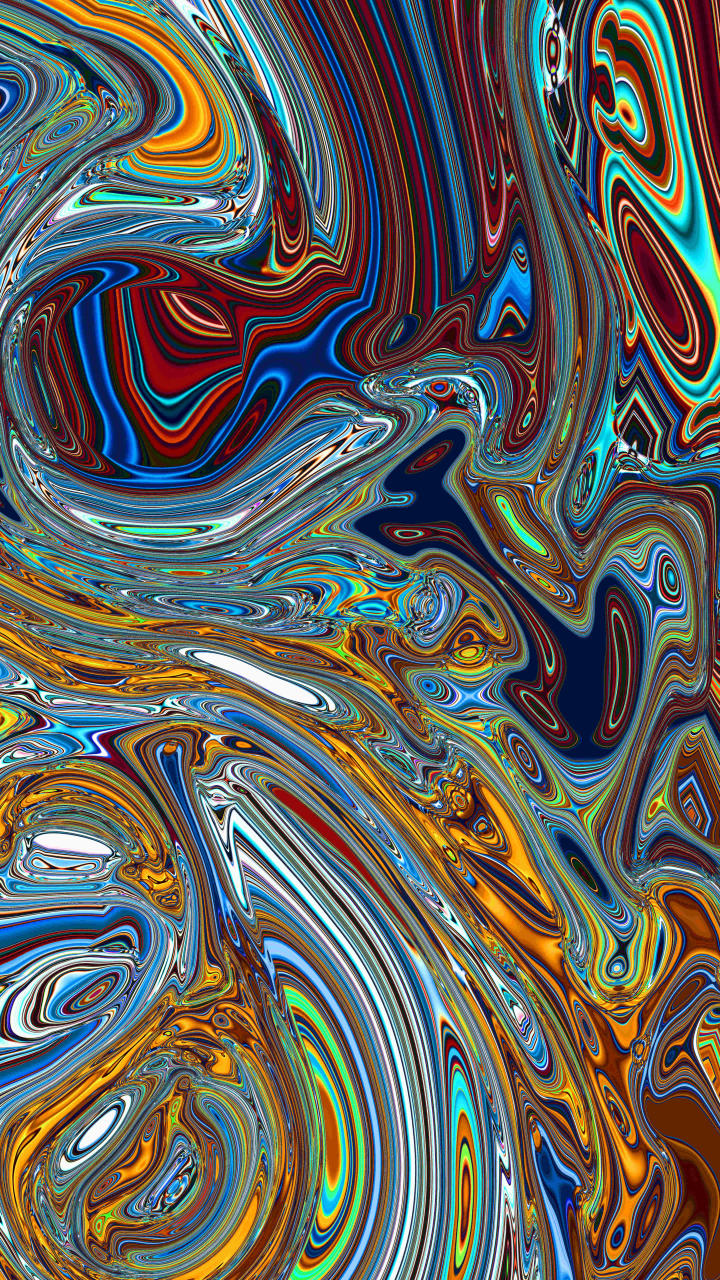
#> input picture assets/1.jpg, 4320 x 7680 px (shown at 1/6 size); its folder holds only this picture in this run
$ python image_processor.py
#> lines starting #> are read from the running program, lines starting #| are printed output that depends on the picture; after the words box and inside, x2 and y2 are one past the last pixel; in counts of white or black regions, pixels touching at a corner belong together
#!/usr/bin/env python3
import os
import math
import random
from datetime import datetime, timezone
from pathlib import Path
from PIL import Image, ImageDraw

TARGET_WIDTH = 1600  # github banner width is 1600px
TARGET_HEIGHT = 400  # github banner height is 400px


def scale_to_cover(img, target_width, target_height):
    """Resizes an image to cover target dimensions while preserving aspect ratio."""
    src_width, src_height = img.size
    scale_w = target_width / src_width
    scale_h = target_height / src_height
    scale = max(scale_w, scale_h)

    new_width = int(round(src_width * scale))
    new_height = int(round(src_height * scale))
    return img.resize((new_width, new_height), Image.Resampling.LANCZOS)


# [8 lines left out: function center_crop, not called in this run]


ASSET_EXTENSIONS = {".jpg", ".jpeg", ".png", ".gif", ".bmp", ".webp"}


def _pick_image(seed):
    """Pick a random image from assets/ using the daily seed."""
    assets_dir = Path("assets")
    candidates = sorted(
        f for f in assets_dir.iterdir() if f.suffix.lower() in ASSET_EXTENSIONS
    )
    if not candidates:
        return None
    rng = random.Random(seed)
    return rng.choice(candidates)


def displace_image(img, seed):
    """
    Applies the displaced dot pattern filter.

    Darker pixels undergo maximum displacement; white pixels remain stationary.
    A daily-rotating angle changes the displacement direction once a day.
    """
    random.seed(seed)

    width, height = img.size

    gray_img = img.convert("L")
    pixels = gray_img.load()

    out_img = Image.new("L", (width, height), 0)
    draw = ImageDraw.Draw(out_img)

    step_size = 10
    block_size = 8

    angle = random.uniform(0, 2 * math.pi)
    displacement_strength = -120.0

    cos_a = math.cos(angle)
    sin_a = math.sin(angle)

    for y in range(0, height, step_size):
        for x in range(0, width, step_size):
            b = pixels[x, y] / 255.0

            offset = displacement_strength * (1.0 - b)

            new_x = (x + cos_a * offset) % width
            new_y = (y + sin_a * offset) % height

            block_color = int(b * 255)
            r = block_size / 2.0
            draw.ellipse([new_x - r, new_y - r, new_x + r, new_y + r], fill=block_color)

    return out_img


def halftone_image(img, seed):
    """
    Converts an image to a retro binary halftone dot pattern.

    Dot size varies with brightness — darker regions produce larger dots,
    lighter regions produce smaller dots (or none). The output is pure
    monochrome (black ink on white paper), giving a classic print halftone
    / newspaper / risograph aesthetic that pairs naturally with ASCII art.
    """
    random.seed(seed)

    width, height = img.size

    gray = img.convert("L")

    # Contrast stretch for punchier halftone separation
    px = list(gray.getdata())
    lo, hi = min(px), max(px)
    if hi > lo:
        gray = gray.point(lambda p: int((p - lo) * 255.0 / (hi - lo)))

    pixels = gray.load()

    out = Image.new("L", (width, height), 255)
    draw = ImageDraw.Draw(out)

    curve_bias = random.uniform(-0.05, 0.05)
    dot_gain = random.uniform(0.95, 1.05)

    cell_size = 12
    half_cell = cell_size / 2.0

    for y in range(0, height, cell_size):
        for x in range(0, width, cell_size):
            sx = min(x + int(half_cell), width - 1)
            sy = min(y + int(half_cell), height - 1)
            b = pixels[sx, sy] / 255.0

            b = max(0.0, min(1.0, b + curve_bias))
            radius = half_cell * (1.0 - b) * dot_gain

            if radius > 0.4:
                cx = x + half_cell
                cy = y + half_cell
                draw.ellipse(
                    [cx - radius, cy - radius, cx + radius, cy + radius], fill=0
                )

    return out


def main():
    today_str = datetime.now(timezone.utc).strftime("%Y%m%d")
    seed = int(today_str)

    output_dir = Path(".workflows")
    output_image_path = output_dir / "daily_art.png"

    img_path = _pick_image(seed)
    if img_path is None:
        print("Error: No image files found in assets/")
        return

    print(f"Processing {img_path.name} (seed: {seed})...")
    try:
        with Image.open(img_path) as img:
#> img is the input picture: PIL image 4320x7680 RGB; mean R, G, B 96.3, 96.6, 90.8
            output_dir.mkdir(exist_ok=True)

            # 1. Rotate portrait → landscape
            if img.height > img.width:
                img = img.rotate(90, expand=True, resample=Image.Resampling.LANCZOS)
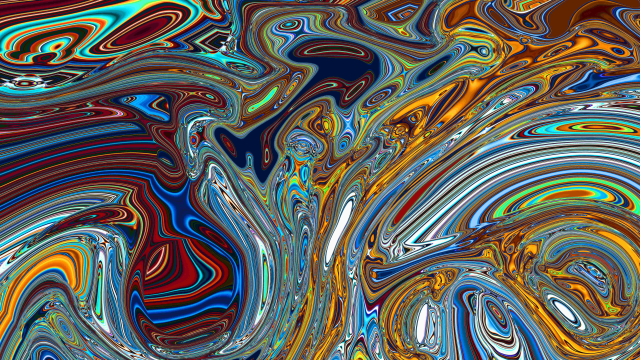
#> img: PIL image 7680x4320 RGB (shown at 1/12 size); mean R, G, B 96.3, 96.6, 90.8

            # 2. Scale up for roaming crop room (3x target size)
            img = scale_to_cover(img, TARGET_WIDTH * 3, TARGET_HEIGHT * 3)

            # 3. Apply both filters at full intermediate size
            halftone = halftone_image(img, seed)
#> in halftone_image, `gray = img.convert("L")`:
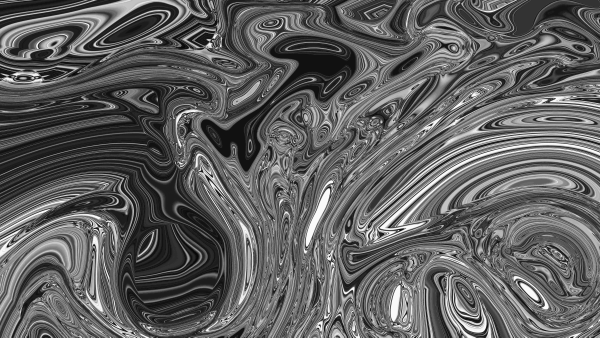
#> gray: PIL image 4800x2700 L (shown at 1/8 size); min 0, max 255, mean 95.9
#> in halftone_image, `px = list(gray.getdata())`: px = 12960000 items
#> in halftone_image, `lo, hi = min(px), max(px)`: lo = 0; hi = 255
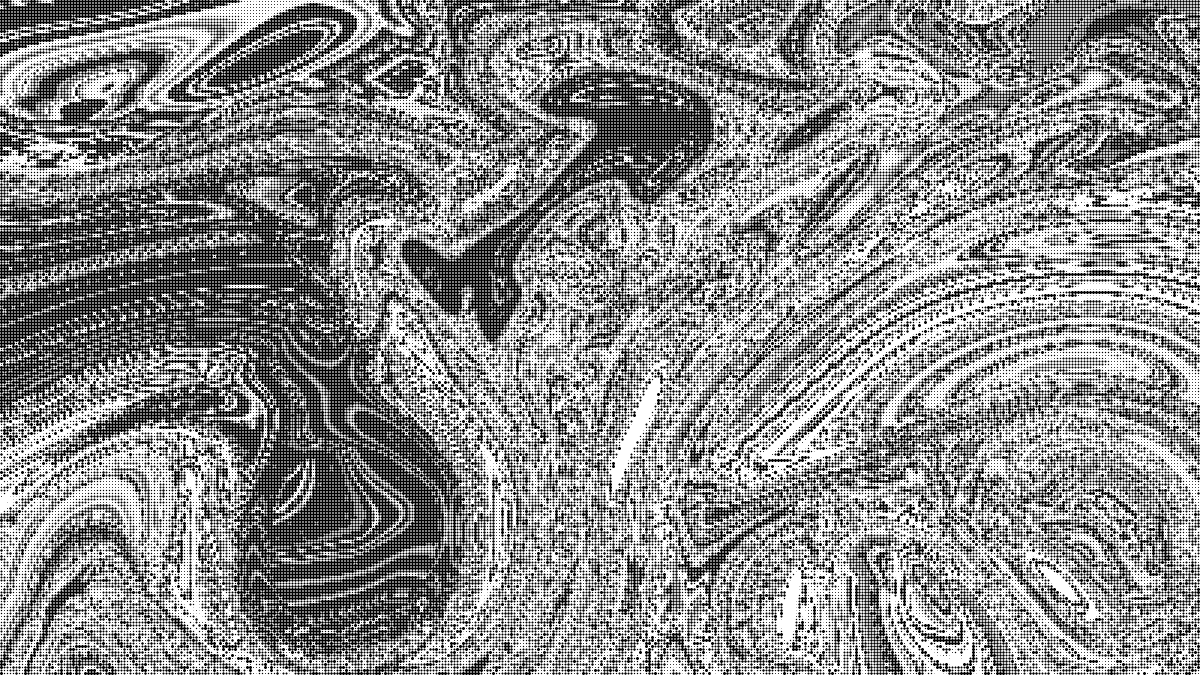
#> halftone: PIL image 4800x2700 L (shown at 1/4 size); 55.6% white; 67798 black regions (11393 under 20 px), largest, box (x1, y1, x2, y2) and area: (0, 624, 1836, 2628) 863408, (1608, 276, 2856, 1368) 248304, (240, 1524, 996, 1848) 41552
            displace = displace_image(img, seed * 31 + 1)
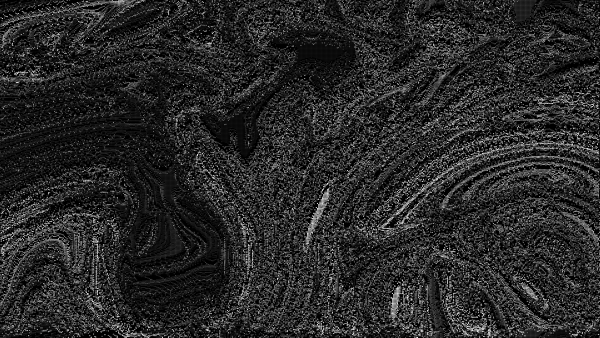
#> displace: PIL image 4800x2700 L (shown at 1/8 size); min 0, max 255, mean 40.5

            # 4. Same random crop position for both (seeded daily)
            crop_rng = random.Random(seed)
            cx = crop_rng.randint(0, max(0, halftone.width - TARGET_WIDTH))
            cy = crop_rng.randint(0, max(0, halftone.height - TARGET_HEIGHT))

            def _crop(image):
                return image.crop((cx, cy, cx + TARGET_WIDTH, cy + TARGET_HEIGHT))

            halftone_cropped = _crop(halftone)
#> in _crop, `return image.crop((cx, cy, cx + TARGET_WIDTH, cy + TARGET_HEIGHT))`:
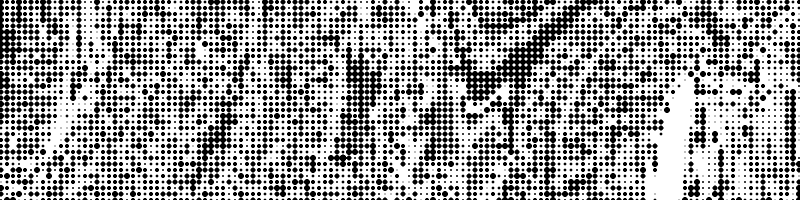
#> returned value: PIL image 1600x400 L (shown at 1/2 size); 63.5% white; 4042 black regions (714 under 20 px), largest, box (x1, y1, x2, y2) and area: (992, 0, 1196, 178) 6684, (896, 94, 1004, 202) 3360, (692, 94, 728, 238) 2240
            displace_cropped = _crop(displace)
#> in _crop (call 2), `return image.crop((cx, cy, cx + TARGET_WIDTH, cy + TARGET_HEIGHT))`:
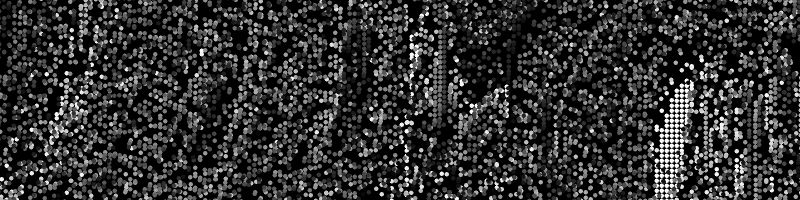
#> returned value: PIL image 1600x400 L (shown at 1/2 size); min 0, max 255, mean 49.4

            halftone_cropped.save(output_dir / "daily_art_halftone.png", "PNG")
            displace_cropped.save(output_dir / "daily_art_displace.png", "PNG")

            hour = datetime.now(timezone.utc).hour
            if hour < 12:
                primary = halftone_cropped
                variant = "halftone"
            else:
                primary = displace_cropped
                variant = "displace"

            primary.save(output_image_path, "PNG")
            print(f"Success: {img_path.name} -> {variant} crop=({cx},{cy})")
#| Success: 1.jpg -> displace crop=(1816,2126)
    except Exception as e:
        print(f"Error processing image: {e}")


if __name__ == "__main__":
    main()

$ run again, on assets/2.jpg
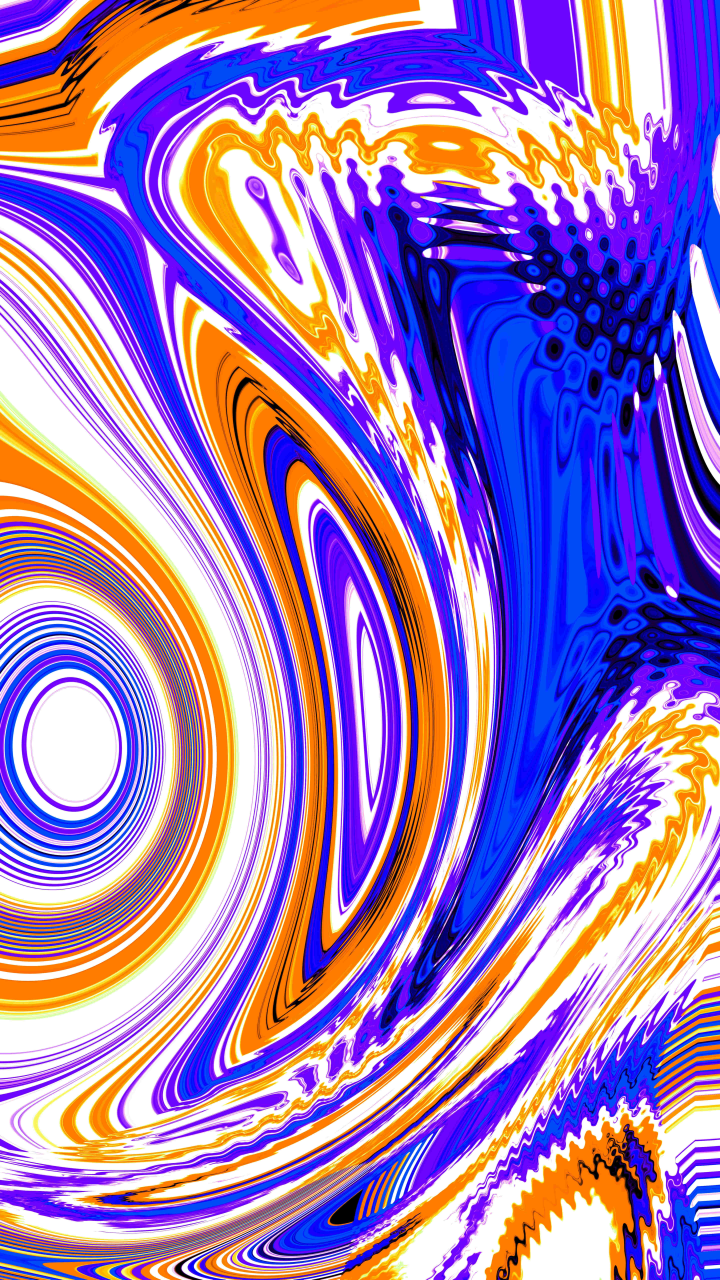
#> input picture assets/2.jpg, 4320 x 7680 px (shown at 1/6 size)
#> in main, img is the input picture: PIL image 4320x7680 RGB; mean R, G, B 160.9, 122.4, 184.1
#> img: PIL image 7680x4320 RGB
#> px = 12960000 items
#> lo = 0; hi = 255
#> out: PIL image 4800x2700 L; every value is 255
#> in main, `halftone = halftone_image(img, seed)`:
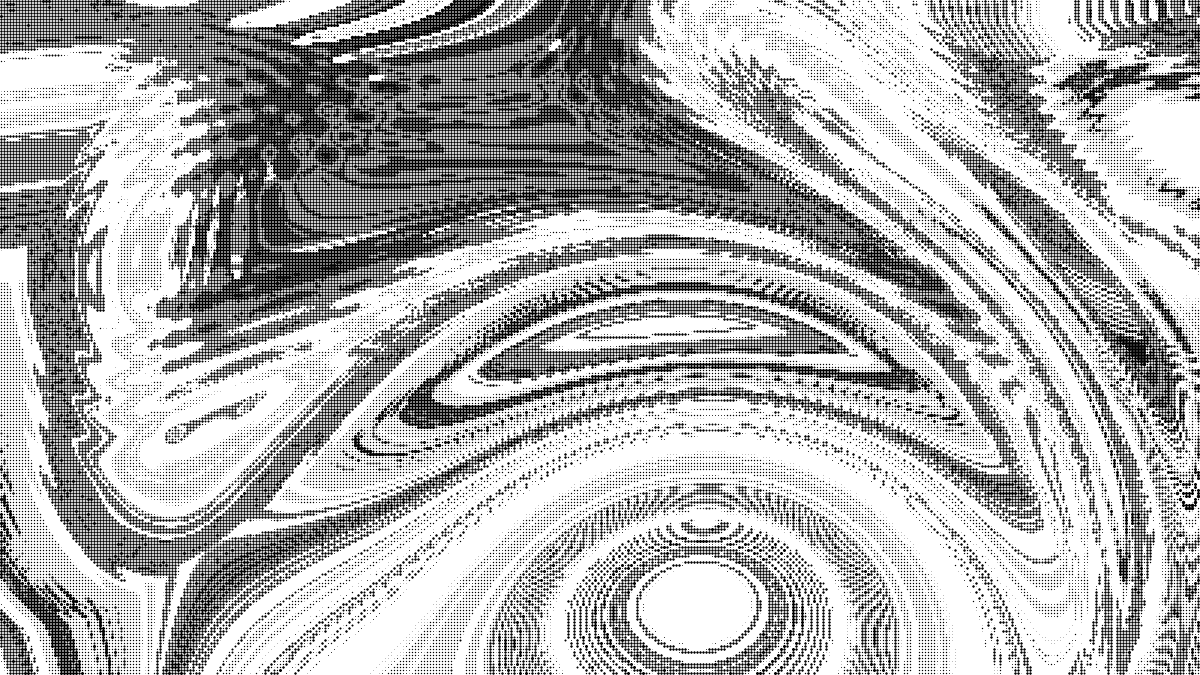
#> halftone: PIL image 4800x2700 L (shown at 1/4 size); 69.8% white; 56690 black regions (9502 under 20 px), largest, box (x1, y1, x2, y2) and area: (756, 0, 2676, 1248) 298278, (1596, 1368, 3684, 1716) 74016, (2220, 0, 2640, 492) 70494
#> out_img: PIL image 4800x2700 L; every value is 0
#> in _crop (call 2), `return image.crop((cx, cy, cx + TARGET_WIDTH, cy + TARGET_HEIGHT))`:
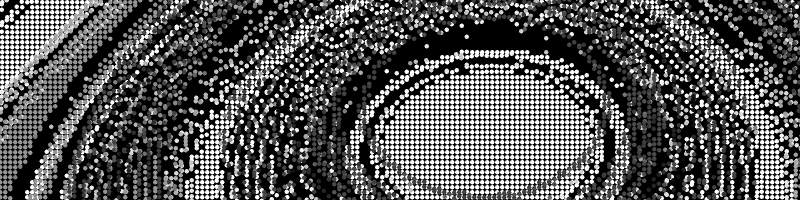
#> returned value: PIL image 1600x400 L (shown at 1/2 size); min 0, max 255, mean 85.1
#| Success: 2.jpg -> displace crop=(1816,2126)

$ run again, on assets/3.jpg
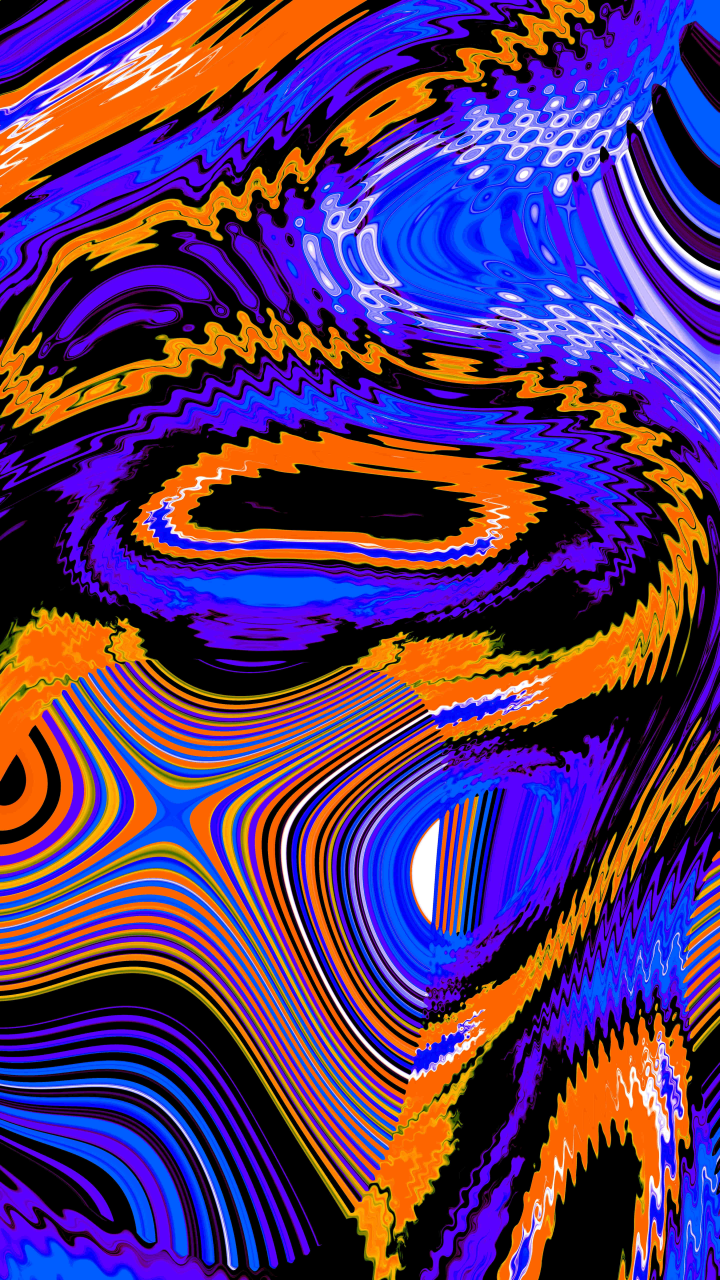
#> input picture assets/3.jpg, 4320 x 7680 px (shown at 1/6 size)
#> in main, img is the input picture: PIL image 4320x7680 RGB; mean R, G, B 88.2, 51.4, 109.3
#> img: PIL image 7680x4320 RGB
#> px = 12960000 items
#> lo = 0; hi = 255
#> out: PIL image 4800x2700 L; every value is 255
#> in main, `halftone = halftone_image(img, seed)`:
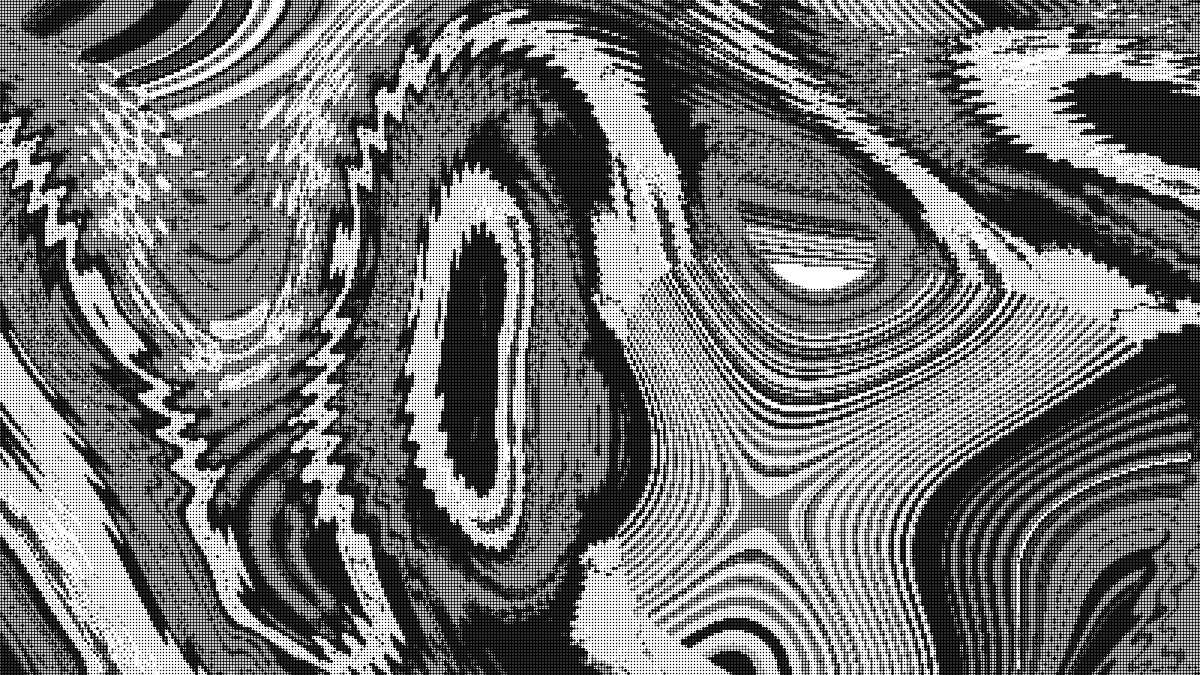
#> halftone: PIL image 4800x2700 L (shown at 1/4 size); 44.9% white; 20920 white regions (15403 under 20 px), largest, box (x1, y1, x2, y2) and area: (0, 0, 4800, 2700) 3631752, (0, 0, 1888, 1816) 909413, (0, 668, 1156, 2700) 519751
#> out_img: PIL image 4800x2700 L; every value is 0
#> in _crop (call 2), `return image.crop((cx, cy, cx + TARGET_WIDTH, cy + TARGET_HEIGHT))`:
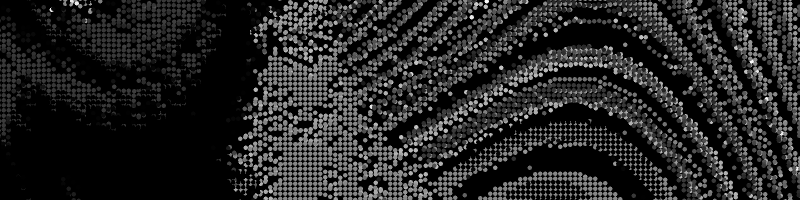
#> returned value: PIL image 1600x400 L (shown at 1/2 size); min 0, max 251, mean 36.7
#| Success: 3.jpg -> displace crop=(1816,2126)
